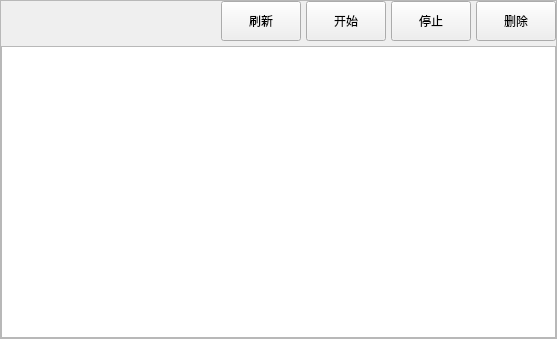
<?xml version="1.0" encoding="UTF-8"?>
<ui version="4.0">
 <class>DownloadWidget</class>
 <widget class="QWidget" name="DownloadWidget">
  <property name="geometry">
   <rect>
    <x>0</x>
    <y>0</y>
    <width>557</width>
    <height>339</height>
   </rect>
  </property>
  <property name="windowTitle">
   <string>下载模块</string>
  </property>
  <layout class="QVBoxLayout" name="verticalLayout">
   <property name="spacing">
    <number>0</number>
   </property>
   <property name="leftMargin">
    <number>0</number>
   </property>
   <property name="topMargin">
    <number>0</number>
   </property>
   <property name="rightMargin">
    <number>0</number>
   </property>
   <property name="bottomMargin">
    <number>0</number>
   </property>
   <item>
    <widget class="SmoothScrollArea" name="scrollArea">
     <property name="widgetResizable">
      <bool>true</bool>
     </property>
     <widget class="QWidget" name="scrollAreaWidgetContents">
      <property name="geometry">
       <rect>
        <x>0</x>
        <y>0</y>
        <width>555</width>
        <height>337</height>
       </rect>
      </property>
      <layout class="QVBoxLayout" name="verticalLayout_3" stretch="0">
       <property name="spacing">
        <number>0</number>
       </property>
       <property name="leftMargin">
        <number>0</number>
       </property>
       <property name="topMargin">
        <number>0</number>
       </property>
       <property name="rightMargin">
        <number>0</number>
       </property>
       <property name="bottomMargin">
        <number>0</number>
       </property>
       <item>
        <layout class="QVBoxLayout" name="verticalLayout_2">
         <property name="spacing">
          <number>5</number>
         </property>
         <item>
          <layout class="QHBoxLayout" name="horizontalLayout"/>
         </item>
         <item>
          <layout class="QHBoxLayout" name="horizontalLayout_2">
           <item>
            <spacer name="horizontalSpacer_2">
             <property name="orientation">
              <enum>Qt::Orientation::Horizontal</enum>
             </property>
             <property name="sizeHint" stdset="0">
              <size>
               <width>40</width>
               <height>20</height>
              </size>
             </property>
            </spacer>
           </item>
           <item>
            <widget class="PrimaryPushButton" name="pushButton_sync">
             <property name="minimumSize">
              <size>
               <width>0</width>
               <height>40</height>
              </size>
             </property>
             <property name="text">
              <string>刷新</string>
             </property>
            </widget>
           </item>
           <item>
            <widget class="PrimaryPushButton" name="pushButton_start">
             <property name="minimumSize">
              <size>
               <width>0</width>
               <height>40</height>
              </size>
             </property>
             <property name="text">
              <string>开始</string>
             </property>
            </widget>
           </item>
           <item>
            <widget class="PrimaryPushButton" name="pushButton_stop">
             <property name="minimumSize">
              <size>
               <width>0</width>
               <height>40</height>
              </size>
             </property>
             <property name="text">
              <string>停止</string>
             </property>
            </widget>
           </item>
           <item>
            <widget class="PrimaryPushButton" name="pushButton_delete">
             <property name="minimumSize">
              <size>
               <width>0</width>
               <height>40</height>
              </size>
             </property>
             <property name="text">
              <string>删除</string>
             </property>
            </widget>
           </item>
          </layout>
         </item>
         <item>
          <widget class="DownloadTable" name="tableWidget_download"/>
         </item>
        </layout>
       </item>
      </layout>
     </widget>
    </widget>
   </item>
  </layout>
 </widget>
 <customwidgets>
  <customwidget>
   <class>SmoothScrollArea</class>
   <extends>QScrollArea</extends>
   <header>qfluentwidgets.components.widgets</header>
   <container>1</container>
  </customwidget>
  <customwidget>
   <class>PrimaryPushButton</class>
   <extends>QPushButton</extends>
   <header>qfluentwidgets.components.widgets</header>
  </customwidget>
  <customwidget>
   <class>DownloadTable</class>
   <extends>QTableWidget</extends>
   <header>SubAPI.WallHaven.Desktop.DownloadPage.DownloadTable</header>
  </customwidget>
 </customwidgets>
 <resources/>
 <connections/>
</ui>
